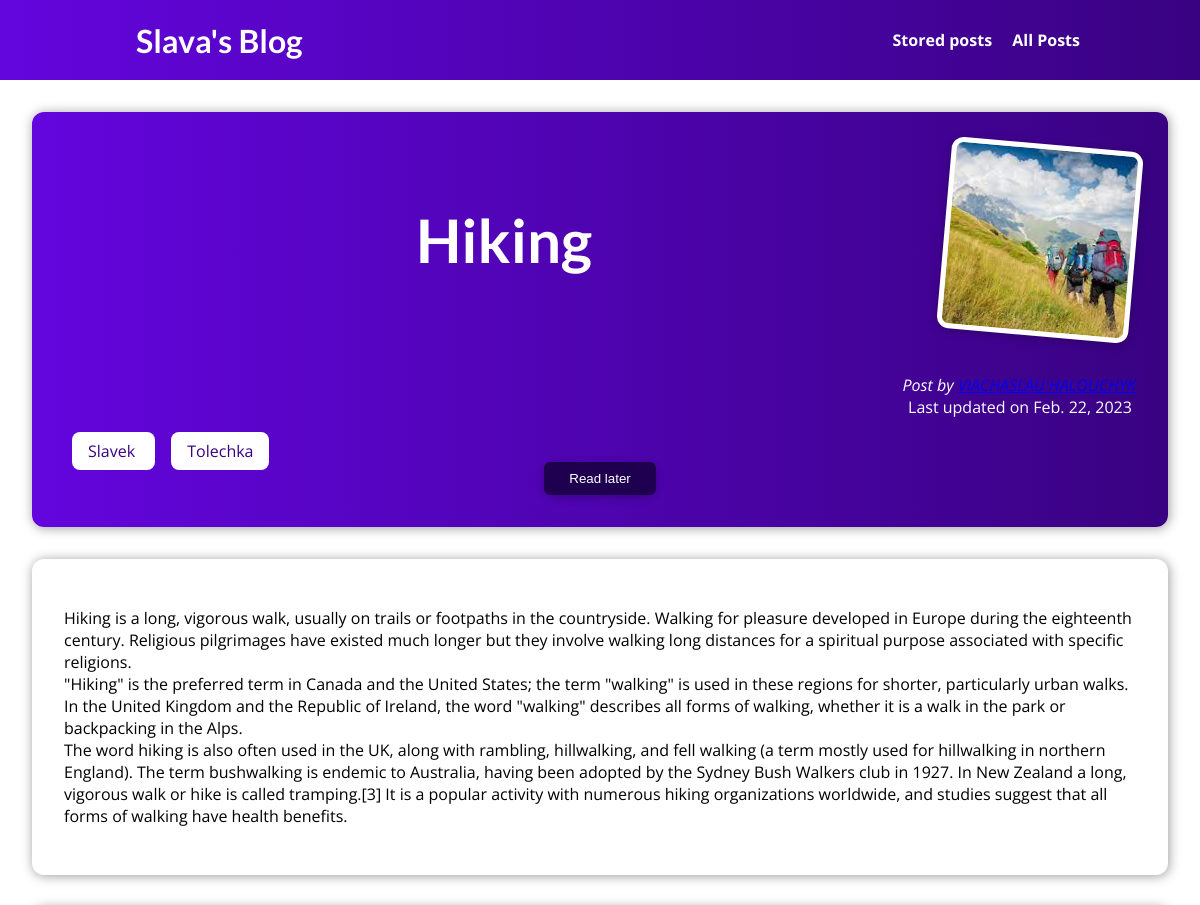
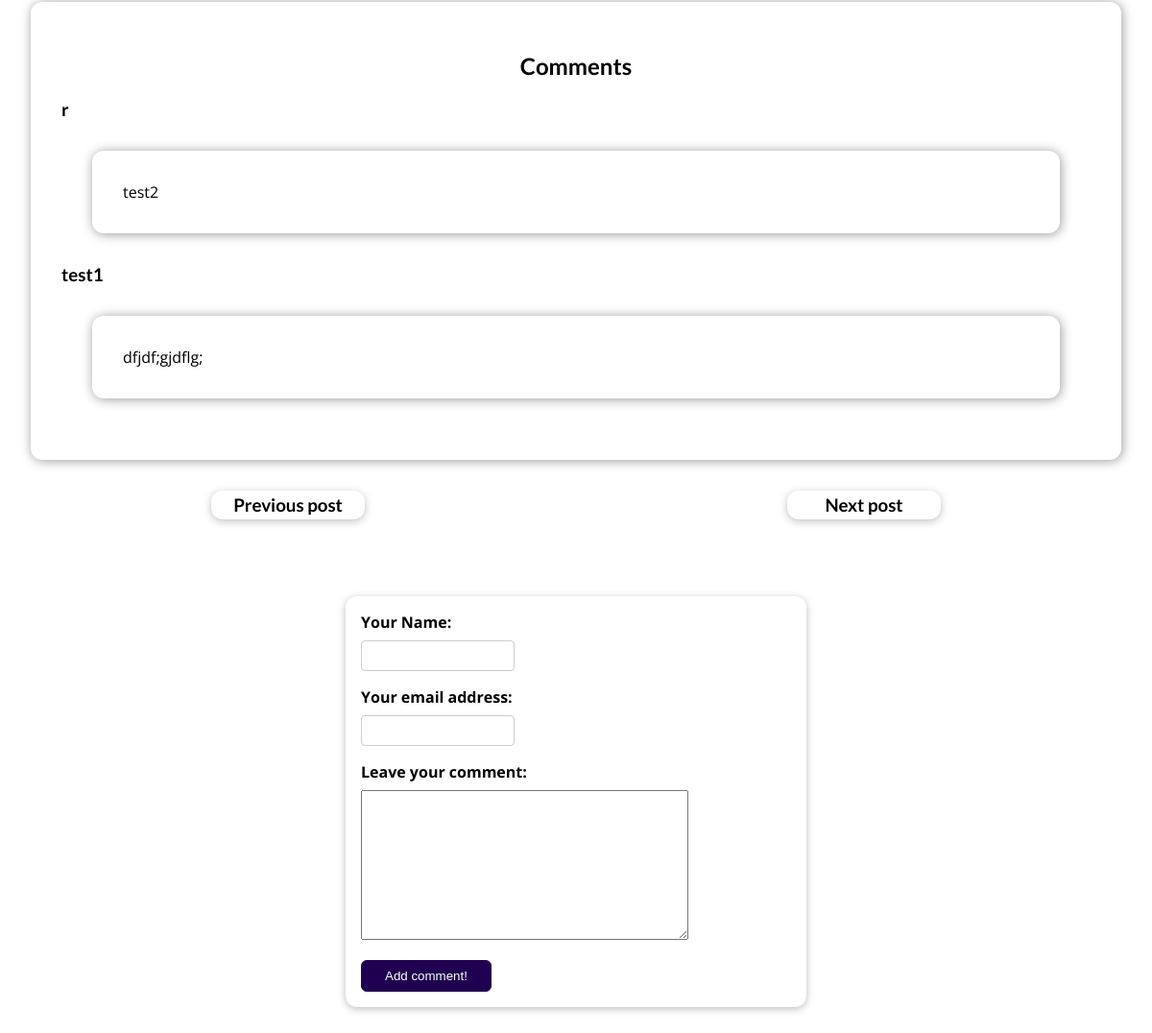
Page /posts/hiking on the committed database (2 pictures, top to bottom).
### blog/models.py (models this page shows, shortened)
class Post(models.Model):
    title = models.CharField(max_length=50)
    excerpt = models.CharField(max_length=100)
    image = models.ImageField(upload_to='posts')
    author = models.ForeignKey(
        Author, on_delete=models.SET_NULL, null=True)
    data = models.DateField(default=datetime.now)
    slug = models.SlugField(
        default="", blank=True, null=False, db_index=True)
    content = models.TextField(validators=[MinLengthValidator(10)])
    tag = models.ManyToManyField(Tag)

class Tag(models.Model):
    caption = models.CharField(max_length=50)

class Comment(models.Model):
    user_name =  models.CharField(max_length=120)
    user_email = models.EmailField()
    text = models.TextField(max_length=400)
    post = models.ForeignKey(Post, on_delete=models.CASCADE, related_name="comments", default=True)

### blog/views.py (the view, shortened to what this page needs)
# urls.py: path("posts/<slug:slug>", views.PostDetailView.as_view(),
class PostDetailView(View):
    def get(self, request, slug):
        identified_post = get_object_or_404(Post, slug=slug)
        start = False
        finish = False
        try:
            previous_post = Post.get_next_by_data(identified_post)
            next_post = Post.get_previous_by_data(identified_post)
        except:
            try:
                previous_post = identified_post
                next_post = Post.get_previous_by_data(identified_post)
                start = True
            except:
                previous_post = Post.get_next_by_data(identified_post)
                next_post = identified_post
                finish = True
        context = {
            "post":identified_post,
            "post_tags": identified_post.tag.all(),
            "comments" : Comment.objects.filter(post = identified_post),
            "comment_form": CommentForm(),
            "next_post": next_post.slug,
            "previous_post": previous_post.slug,
            "start": start,
            "finish": finish
        }
        return render(request, "blog/post_detail.html", context)

### blog/forms.py
class CommentForm(forms.ModelForm):
   class Meta:
      model = Comment
      fields = "__all__"
      exclude = ['post']
      labels = {
         "user_name": "Your Name",
         "user_email": "Your email address",
         "text": "Leave your comment"
      }
      error_messages = {
         "user_name": {
            "required": "Your name must not be empty",
            "max_length": "Please enter a shorter name!"
         }
      }

### blog/models.py (called while the page is built)
    def __str__(self):
        return f"{self.first_name} {self.last_name}"

### blog/templates/blog/post_detail.html (shortened to what this page needs)
{% extends 'base.html' %}
{% load static %}
{% block css_files %}
    <link rel="stylesheet" href="{% static 'blog/post_detail.css' %}">
{% endblock css_files %}
{% block content %}
<section id = "total">
    <div>
        <h1>{{post.title}}</h1>
        <img src="{{post.image.url}}" alt={{post.title}} />
    </div>
    <p>
        <i>Post by <a href="mailto:{{post.author.email}}">{{post.author}}</a></i>
        Last updated on <time>{{post.data}}</time>
    </p>
    <section>
        {% for tag in post_tags %}
            <span class = "tag"> {{tag.caption}} </span>
        {% endfor %}
        <div id = "read-later">
            <form action="{% url 'read-later' %}" method="POST">
                <button>Read later</button>
            </form>
        </div>
    </section>
</section>
<section id = "text">
    <p>
        {{post.content | linebreaks}}
    </p>
</section>
{% if comments %}
<section id = "text">
    <h1 id = "comment">Comments</h1>
    {% for comment in comments %}
    <h3>{{comment.user_name}}</h3>
    <section id = "text">{{comment.text}}</section>
    {% endfor %}
</section>
{% endif %}
<section>
    <article class="add">
        {% if start %}
        <a href="{% url 'post-detail-page' next_post %}">
            <h3>Next post</h3>
        </a>
        {% elif finish %}
        <a href="{% url 'post-detail-page' previous_post %}">
            <h3>Previous post</h3>
        </a>
        {% else %}
        <a href="{% url 'post-detail-page' previous_post %}">
            <h3>Previous post</h3>
        </a>
        <a href="{% url 'post-detail-page' next_post %}">
            <h3>Next post</h3>
        </a>
        {% endif %}
    </article>
    <form id = "add_comment" enctype="multipart/form-data" method="POST">
        {% for field in comment_form %}
        <div class="form-control {% if field.errors %}error{% endif %}">
        {{ field.label_tag }}
        {{ field }}
        </div>
        {% endfor %}
        <button type="submit">Add comment!</button>
    </form>
</section>
{% endblock content %}

### static/app.css (style rules this page uses)
* { box-sizing: border-box; }
html { font-family: 'Open Sans', 'Lato', sans-serif; }
body { margin: 0; }
h1, h2, h3 { font-family: 'Lato', sans-serif; font-weight: bold; }

### blog/static/blog/post_detail.css (style rules this page uses)
#total { background: linear-gradient(to right, #6305dd, #390281); padding: 2rem; border-radius: 12px; width: auto; margin: 2rem; box-shadow: 1px 1px 12px rgba(0, 0, 0, 0.4); }
#total h1 { flex-grow: 1; text-align: center; color: white; font-size: 60px; }
#total img { width: 12rem; height: 12rem; object-fit: cover; object-position: top; border: 5px solid white; border-radius: 12px; background-color: #ffe1bf; transform: rotateZ(+5deg); box-shadow: 0 2px 8px rgb(0 0 0 / 25%); }
#total div { display:flex; justify-content: space-between; align-items: center; }
#total p { text-align: right; color: white; white-space: pre; margin-bottom: 0; }
#text { background-color: white; padding: 2rem; border-radius: 12px; width: auto; margin: 2rem 2rem 2rem 2rem; box-shadow: 1px 1px 12px rgba(0, 0, 0, 0.4); }
.tag { background-color: white; color: #390281; padding: 0.5rem 1rem; border-radius: 8px; margin: 0.5rem; }
.add { display: flex; align-items: center; text-align: center; justify-content: center; }
.add a { margin: auto; height: auto; width: 10rem; margin-bottom: 2rem; transform-origin: center; box-shadow: 0 2px 8px rgba(0, 0, 0, 0.25); border-radius: 12px; background-color: white; text-decoration: none; color: black; }
.add h3 { margin: 0.25rem 0; }
form { margin: 3rem auto; width: 90%; max-width: 30rem; padding: 1rem; border-radius: 12px; background-color: white; box-shadow: 0 2px 8px rgba(0, 0, 0, 0.26); }
button { cursor: pointer; padding: 0.5rem 1.5rem; border-radius: 6px; background-color: #1f0050; color: white; border: 1px solid #1f0050; }
.form-control { margin-bottom: 1rem; }
.form-control input { font: inherit; padding: 0.25rem; border-radius: 4px; border: 1px solid #ccc; display: block; width: 10rem; }
.form-control label { font-weight: bold; display: block; margin-bottom: 0.5rem; }
#comment { text-align: center }
#read-later form { margin: auto; max-width: 5rem; padding: 0; max-width: max-content; }

### rows in the picture
Post: title "Hiking", image (picture), data "Feb. 22, 2023", content "Hiking is a long, vigorous walk, usually on trails or footpaths in the countryside. Walking for pleasure developed in Europe during the eighteenth century. Religious pilgrimages have existed much longer but they involve walking long distances for a spiritual purpose associated with specific religions. \"Hiking\" is the preferred term in Canada and the United States; the term \"walking\" is used in these regions for shorter, particularly urban walks. In the United Kingdom and the Republic of Ireland, the word \"walking\" describes all forms of walking, whether it is a walk in the park or backpacking in the Alps. The word hiking is also often used in the UK, along with rambling, hillwalking, and…"
Tag: caption "Slavek"
Tag: caption "Tolechka"
Comment: user_name "r", text "test2"
Comment: user_name "test1", text "dfjdf;gjdflg;"

### other values in the picture
{{ field.label_tag }} "Your Name:" "Your email address:" "Leave your comment:"
